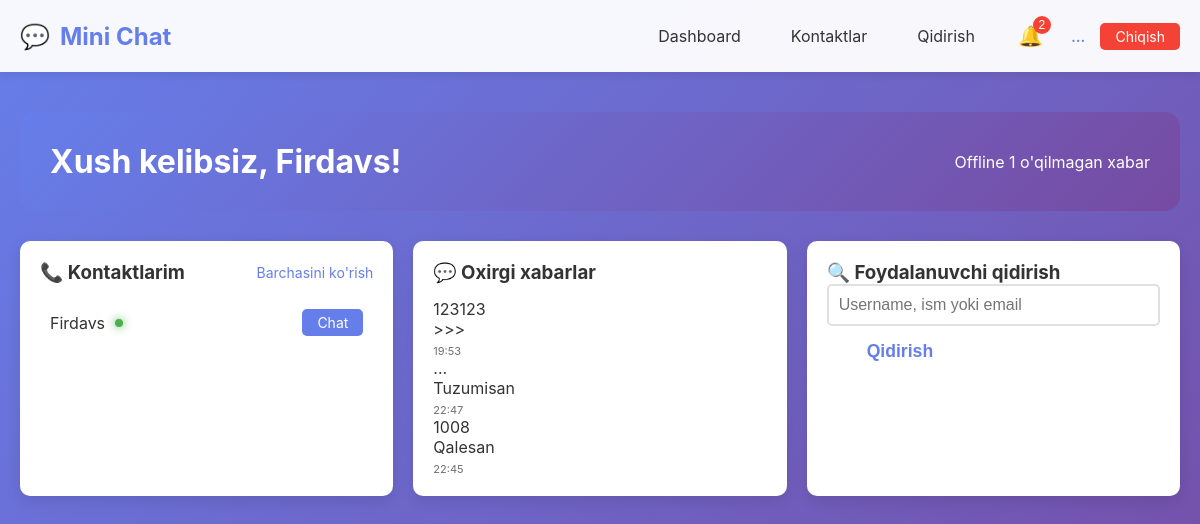
The page /dashboard (signed in) on the database its author committed.
### models.py (models this page shows, shortened)
class User(UserMixin, db.Model):
    __tablename__ = 'user'
    id = db.Column(db.Integer, primary_key=True)
    username = db.Column(db.String(80), unique=True, nullable=False)
    email = db.Column(db.String(120), unique=True, nullable=False)
    password_hash = db.Column(db.String(200), nullable=False)
    first_name = db.Column(db.String(50))
    last_name = db.Column(db.String(50))
    bio = db.Column(db.Text, nullable=True)
    profile_pic = db.Column(db.String(200), default='default.jpg')
    is_online = db.Column(db.Boolean, default=False)
    last_seen = db.Column(db.DateTime, default=datetime.now)
    created_at = db.Column(db.DateTime, default=datetime.now)
    sent_messages = db.relationship('Message',
                                   foreign_keys='Message.sender_id',
                                   backref='sender',
                                   lazy='dynamic')
    received_messages = db.relationship('Message',
                                      foreign_keys='Message.receiver_id',
                                      backref='receiver',
                                      lazy='dynamic')
    contact_list = db.relationship('User',
                                 secondary=contacts,
                                 primaryjoin=(contacts.c.user_id == id),
                                 secondaryjoin=(contacts.c.contact_id == id),
                                 backref=db.backref('added_by', lazy='dynamic'),
                                 lazy='dynamic')
    def get_contacts(self):
        return self.contact_list.all()
    def get_unread_messages_count(self):
        return Message.query.filter_by(receiver_id=self.id, is_read=False).count()

class Message(db.Model):
    __tablename__ = 'message'
    id = db.Column(db.Integer, primary_key=True)
    sender_id = db.Column(db.Integer, db.ForeignKey('user.id'), nullable=False)
    receiver_id = db.Column(db.Integer, db.ForeignKey('user.id'), nullable=False)
    content = db.Column(db.Text, nullable=False)
    timestamp = db.Column(db.DateTime, default=datetime.now)
    is_read = db.Column(db.Boolean, default=False)

### app.py (the view)
@app.route('/dashboard')
@login_required
def dashboard():
    recent_messages = Message.query.filter(
        (Message.sender_id == current_user.id) | (Message.receiver_id == current_user.id)
    ).order_by(Message.timestamp.desc()).limit(10).all()
    contacts = current_user.get_contacts()
    unread_count = current_user.get_unread_messages_count()
    return render_template('dashboard.html',
                         recent_messages=recent_messages,
                         contacts=contacts,
                         unread_count=unread_count)

### app.py (called while the page is built)
@login_manager.user_loader
def load_user(user_id):
    return User.query.get(int(user_id))

### templates/dashboard.html (shortened to what this page needs)
{% extends "base.html" %}
{% block content %}
<div class="dashboard">
    <div class="dashboard-header">
        <h1>Xush kelibsiz, {{ current_user.first_name or current_user.username }}!</h1>
        <div class="user-status">
            <span class="status-badge {% if current_user.is_online %}online{% else %}offline{% endif %}">
                {{ "Online" if current_user.is_online else "Offline" }}
            </span>
            <span class="unread-badge">{{ unread_count }} o'qilmagan xabar</span>
        </div>
    </div>
    <div class="dashboard-grid">
        <div class="dashboard-card">
            <div class="card-header">
                <h3>📞 Kontaktlarim</h3>
                <a href="{{ url_for('contacts') }}" class="card-link">Barchasini ko'rish</a>
            </div>
            <div class="contacts-list">
                {% if contacts %}
                    {% for contact in contacts[:5] %}
                        <div class="contact-item">
                            <div class="contact-info">
                                <span class="contact-name">{{ contact.first_name or contact.username }}</span>
                                <span class="contact-status {% if contact.is_online %}online{% endif %}"></span>
                            </div>
                            <a href="{{ url_for('chat', user_id=contact.id) }}" class="btn-chat">Chat</a>
                        </div>
                    {% endfor %}
                {% else %}
                    <p class="empty-state">Kontaktlar mavjud emas</p>
                    <a href="{{ url_for('search_users') }}" class="btn btn-secondary">Kontakt qidirish</a>
                {% endif %}
            </div>
        </div>
        <div class="dashboard-card">
            <div class="card-header">
                <h3>💬 Oxirgi xabarlar</h3>
            </div>
            <div class="recent-messages">
                {% if recent_messages %}
                    {% for message in recent_messages %}
                        {% set other_user = message.sender if message.receiver_id == current_user.id else message.receiver %}
                        <div class="message-preview {% if not message.is_read and message.receiver_id == current_user.id %}unread{% endif %}">
                            <div class="message-sender">{{ other_user.username }}</div>
                            <div class="message-content">{{ message.content[:50] }}{% if message.content|length > 50 %}...{% endif %}</div>
                            <div class="message-time">{{ message.timestamp.strftime('%H:%M') }}</div>
                        </div>
                    {% endfor %}
                {% else %}
                    <p class="empty-state">Hali xabarlar yo'q</p>
                {% endif %}
            </div>
        </div>
        <div class="dashboard-card">
            <h3>🔍 Foydalanuvchi qidirish</h3>
            <form action="{{ url_for('search_users') }}" method="GET" class="quick-search">
                <input type="text" name="search" placeholder="Username, ism yoki email" class="form-control">
                <button type="submit" class="btn btn-primary">Qidirish</button>
            </form>
        </div>
    </div>
</div>
{% endblock %}

### templates/base.html (shortened to what this page needs)
<!DOCTYPE html>
<html lang="uz">
<head>
    <link rel="stylesheet" href="{{ url_for('static', filename='style.css') }}">
</head>
<body>
    <nav class="navbar">
        <div class="nav-container">
            <div class="nav-brand">
                <a href="{{ url_for('index') }}" class="brand-link">
                    <span class="brand-icon">💬</span>
                    <span class="brand-text">Mini Chat</span>
                </a>
            </div>
            <div class="nav-menu">
                {% if current_user.is_authenticated %}
                    <a href="{{ url_for('dashboard') }}" class="nav-link">Dashboard</a>
                    <a href="{{ url_for('contacts') }}" class="nav-link">Kontaktlar</a>
                    <a href="{{ url_for('search_users') }}" class="nav-link">Qidirish</a>
                    <div class="notifications-dropdown">
                        <button class="notifications-btn" onclick="toggleNotifications()">
                            🔔
                            <span class="notification-badge" id="notificationBadge">0</span>
                        </button>
                    </div>
                    <div class="user-menu">
                        <span class="username">{{ current_user.username }}</span>
                        <a href="{{ url_for('logout') }}" class="logout-btn">Chiqish</a>
                    </div>
                {% else %}
                    <a href="{{ url_for('login') }}" class="nav-link">Kirish</a>
                    <a href="{{ url_for('register') }}" class="nav-link register-btn">Ro'yxatdan o'tish</a>
                {% endif %}
            </div>
        </div>
    </nav>
    <main class="main-content">
        <div class="container">
            {% block content %}{% endblock %}
        </div>
    </main>
</body>
</html>

### static/style.css (style rules this page uses)
* { margin: 0; padding: 0; box-sizing: border-box; }
body { font-family: -apple-system, BlinkMacSystemFont, 'Segoe UI', Roboto, Oxygen, Ubuntu, sans-serif; background: linear-gradient(135deg, #667eea 0%, #764ba2 100%); min-height: 100vh; color: #333; }
.container { max-width: 1200px; margin: 0 auto; padding: 20px; }
.username { font-weight: bold; color: #667eea; }
.form-control { width: 100%; padding: 10px; border: 2px solid #e0e0e0; border-radius: 5px; font-size: 1em; transition: border-color 0.3s; }
.dashboard { padding: 20px 0; }
.dashboard-header { display: flex; justify-content: space-between; align-items: center; margin-bottom: 30px; background: linear-gradient(135deg, #667eea 0%, #764ba2 100%); color: white; padding: 30px; border-radius: 15px; }
.dashboard-grid { display: grid; grid-template-columns: repeat(auto-fit, minmax(300px, 1fr)); gap: 20px; }
.dashboard-card { background: white; border-radius: 10px; padding: 20px; box-shadow: 0 5px 15px rgba(0,0,0,0.1); }
.card-header { display: flex; justify-content: space-between; align-items: center; margin-bottom: 15px; }
.card-header h3 { margin: 0; color: #333; }
.card-link { color: #667eea; text-decoration: none; font-size: 14px; }
.contact-item { display: flex; justify-content: space-between; align-items: center; padding: 10px; border-bottom: 1px solid #f0f0f0; }
.contact-item:last-child { border-bottom: none; }
.contact-info { display: flex; align-items: center; gap: 10px; }
.contact-status { width: 8px; height: 8px; border-radius: 50%; background: #ccc; }
.contact-status.online { background: #4CAF50; box-shadow: 0 0 10px #4CAF50; }
.btn-chat { background: #667eea; color: white; padding: 5px 15px; border-radius: 5px; text-decoration: none; font-size: 14px; transition: background 0.3s; }
.message-time { font-size: 11px; margin-top: 5px; opacity: 0.7; }
.notifications-dropdown { position: relative; display: inline-block; }
.notifications-btn { background: transparent; border: none; font-size: 20px; cursor: pointer; position: relative; padding: 8px; }
.notification-badge { position: absolute; top: 0; right: 0; background: #f44336; color: white; font-size: 12px; padding: 2px 5px; border-radius: 10px; min-width: 18px; text-align: center; }
.navbar { background: rgba(255, 255, 255, 0.95); box-shadow: 0 2px 10px rgba(0,0,0,0.1); position: sticky; top: 0; z-index: 1000; }
.nav-container { max-width: 1200px; margin: 0 auto; padding: 1rem 20px; display: flex; justify-content: space-between; align-items: center; }
.nav-brand .brand-link { display: flex; align-items: center; gap: 10px; text-decoration: none; font-size: 1.5rem; font-weight: bold; color: #667eea; }
.nav-menu { display: flex; gap: 20px; align-items: center; }
.nav-link { text-decoration: none; color: #333; padding: 8px 15px; border-radius: 5px; transition: all 0.3s; }
.user-menu { display: flex; align-items: center; gap: 15px; }
.username { font-weight: 500; color: #667eea; }
.logout-btn { background: #f44336; color: white; padding: 5px 15px; border-radius: 5px; text-decoration: none; font-size: 14px; }
.btn { padding: 15px 40px; border-radius: 30px; text-decoration: none; font-weight: bold; transition: all 0.3s; border: none; cursor: pointer; font-size: 1.1rem; }
.btn-primary { background: white; color: #667eea; }

### rows shown on the page
User: username "...", first_name "Firdavs", is_online "Offline"
User: first_name "Firdavs", is_online True (drawn), username "1008"
Message: content ">>>", timestamp "19:53"
User: username "123123"
Message: content "Tuzumisan", timestamp "22:47"
Message: content "Qalesan", timestamp "22:45"

### other values the page prints
{{ unread_count }} "1"
